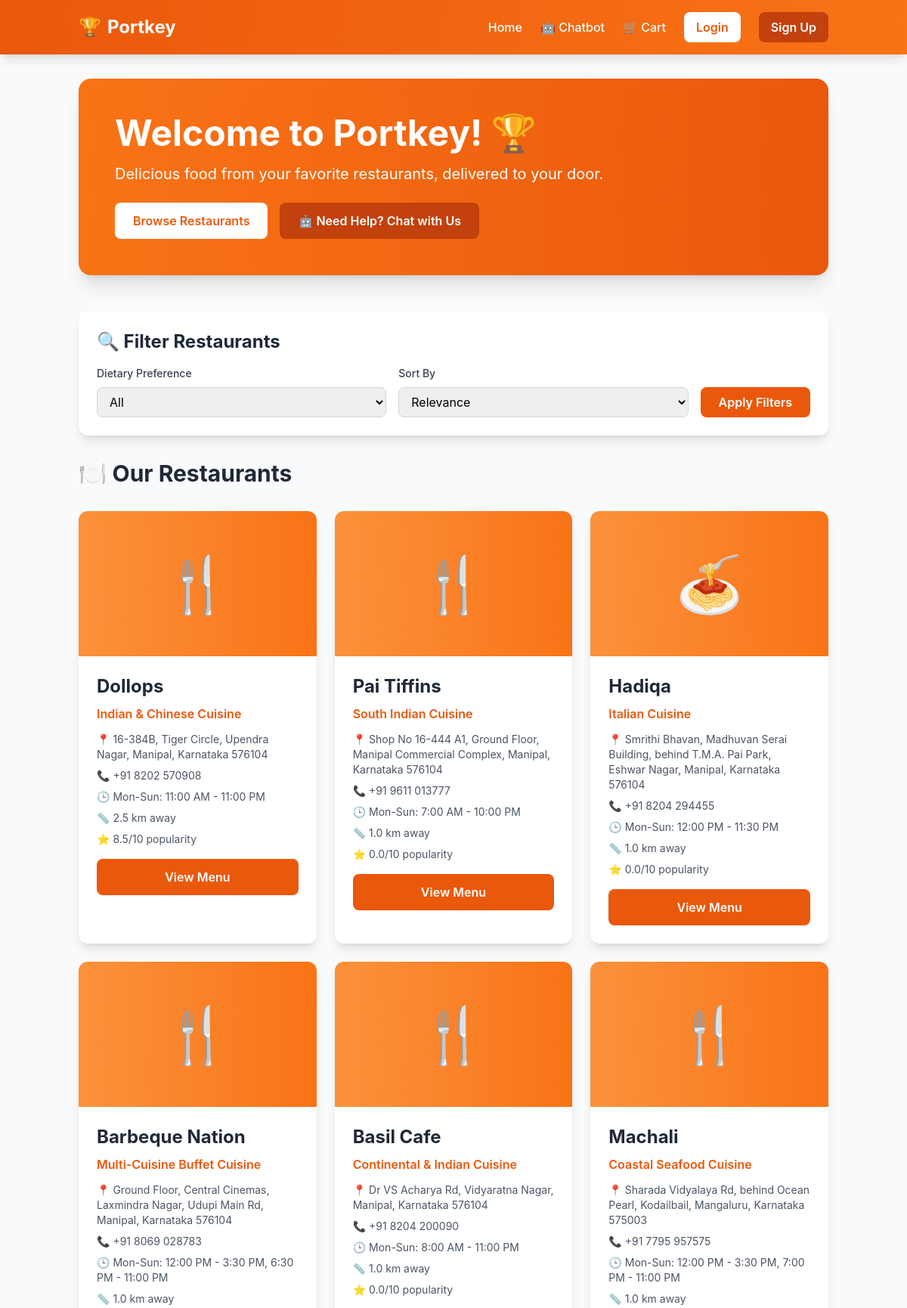
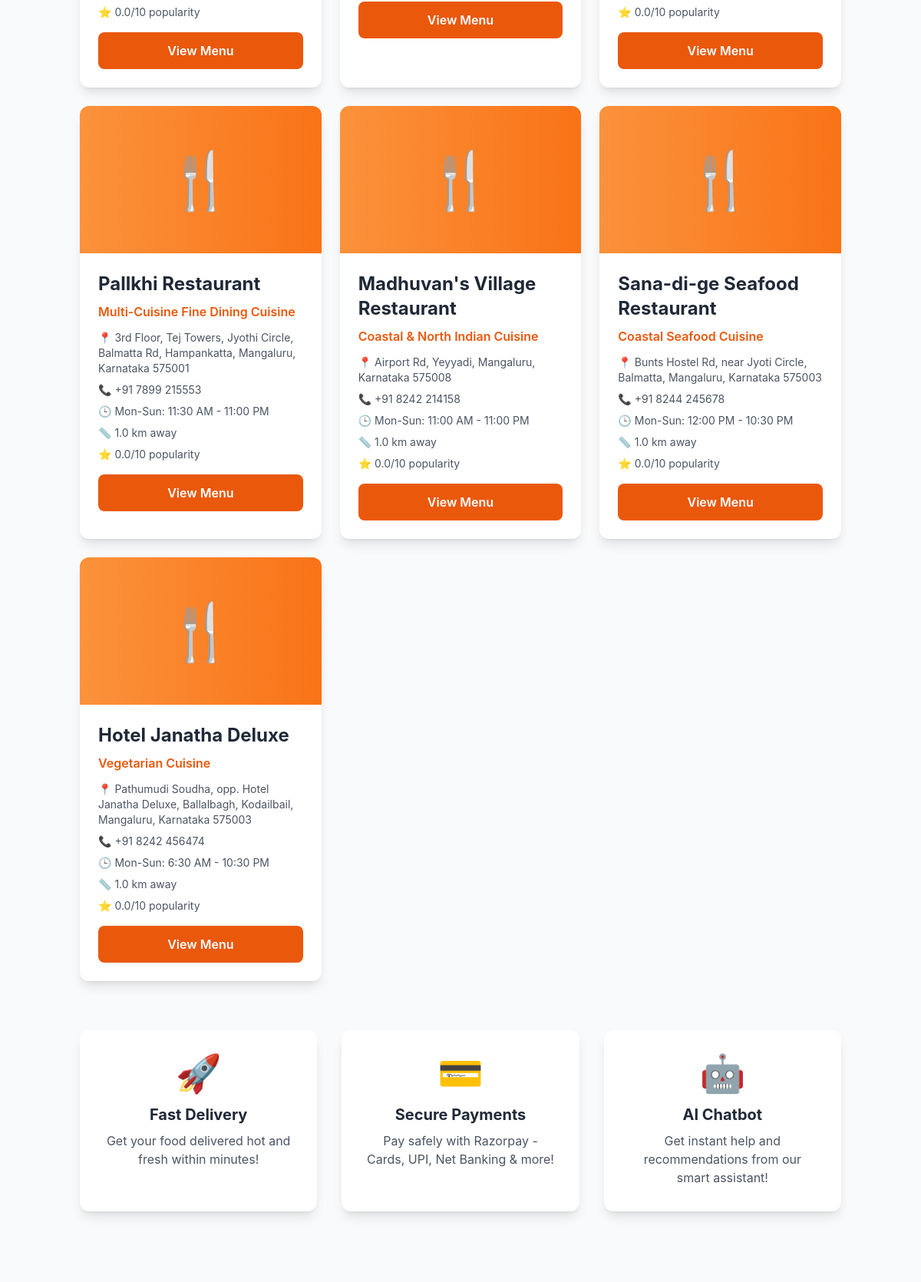
The page / (upper part) on the database its author committed (2 pictures, top to bottom).
### models.py (models this page shows, shortened)
class Restaurant(Base):
    __tablename__ = 'restaurants'
    id = Column(Integer, primary_key=True, autoincrement=True)
    name = Column(String(100), nullable=False, index=True)
    address = Column(String(200), nullable=False)
    contact = Column(String(50), nullable=False)
    operating_hours = Column(String(100), nullable=False)  # e.g., "Mon-Sun: 10AM-10PM"
    cuisine_type = Column(String(50), nullable=False, index=True)  # e.g., "Italian", "Chinese"
    distance_km = Column(Float, nullable=False, default=1.0)  # Distance from user in km
    popularity_score = Column(Float, nullable=False, default=0.0)  # Based on order frequency
    menu_items = relationship("MenuItem", back_populates="restaurant", cascade="all, delete-orphan")

### app.py (the view, shortened to what this page needs)
@app.route('/')
def index():
    db = SessionLocal()
    try:
        diet_filter = request.args.get('diet', '')
        sort_option = request.args.get('sort', 'relevance')
        user = get_current_user()
        query = db.query(Restaurant)
        if user and user.preferred_location:
            if user.preferred_location.lower() == 'manipal':
                query = query.order_by(Restaurant.distance_km.asc())
            elif user.preferred_location.lower() == 'mangalore':
                query = query.order_by(Restaurant.distance_km.asc())
        if diet_filter == 'veg':
            veg_restaurant_ids = db.query(MenuItem.restaurant_id).filter_by(is_vegetarian=True).distinct().subquery()
            query = query.filter(Restaurant.id.in_(veg_restaurant_ids))
        elif diet_filter == 'nonveg':
            nonveg_restaurant_ids = db.query(MenuItem.restaurant_id).filter_by(is_vegetarian=False).distinct().subquery()
            query = query.filter(Restaurant.id.in_(nonveg_restaurant_ids))
        if sort_option == 'popularity':
            query = query.order_by(Restaurant.popularity_score.desc())
        elif sort_option == 'distance_low':
            query = query.order_by(Restaurant.distance_km.asc())
        elif sort_option == 'distance_high':
            query = query.order_by(Restaurant.distance_km.desc())
        else:  # relevance (default)
            query = query.order_by(Restaurant.popularity_score.desc(), Restaurant.distance_km.asc())
        restaurants = query.all()
        cart_count = get_cart_count()
        return render_template('index.html', restaurants=restaurants, cart_count=cart_count, user=user)
    finally:
        db.close()

### app.py (called while the page is built, shortened)
def get_current_user():
    if 'user_id' not in session:
        return None

def get_cart_count():
    session_id = session.get('session_id')
    if not session_id:
        return 0

### templates/index.html (shortened to what this page needs)
{% extends "base.html" %}
{% block content %}
<div class="max-w-7xl mx-auto">
    <div class="bg-gradient-to-r from-orange-500 to-orange-600 rounded-2xl shadow-xl p-12 mb-12 text-white">
        <h1 class="text-5xl font-bold mb-4">Welcome to Portkey! 🏆</h1>
        <p class="text-xl mb-6">Delicious food from your favorite restaurants, delivered to your door.</p>
        <div class="flex space-x-4">
            <a href="#restaurants" class="bg-white text-orange-600 px-6 py-3 rounded-lg font-semibold hover:bg-gray-100 transition">
                Browse Restaurants
            </a>
            <a href="/chatbot-page" class="bg-orange-700 px-6 py-3 rounded-lg font-semibold hover:bg-orange-800 transition">
                🤖 Need Help? Chat with Us
            </a>
        </div>
    </div>
    <div class="bg-white rounded-xl shadow-lg p-6 mb-8">
        <h2 class="text-2xl font-bold text-gray-800 mb-4">🔍 Filter Restaurants</h2>
        <form method="GET" action="/" class="flex flex-wrap gap-4 items-end">
            <div class="flex-1 min-w-0">
                <label class="block text-sm font-medium text-gray-700 mb-2">Dietary Preference</label>
                <select name="diet" class="w-full px-3 py-2 border border-gray-300 rounded-lg focus:outline-none focus:ring-2 focus:ring-orange-500">
                    <option value="">All</option>
                </select>
            </div>
            <div class="flex-1 min-w-0">
                <label class="block text-sm font-medium text-gray-700 mb-2">Sort By</label>
                <select name="sort" class="w-full px-3 py-2 border border-gray-300 rounded-lg focus:outline-none focus:ring-2 focus:ring-orange-500">
                    <option value="relevance" {% if request.args.get('sort') == 'relevance' %}selected{% endif %}>Relevance</option>
                </select>
            </div>
            <div>
                <button type="submit" class="bg-orange-600 text-white px-6 py-2 rounded-lg font-semibold hover:bg-orange-700 transition">
                    Apply Filters
                </button>
            </div>
        </form>
    </div>
    <div id="restaurants">
        <h2 class="text-3xl font-bold text-gray-800 mb-8">🍽️ Our Restaurants</h2>
        {% if restaurants %}
        <div class="grid grid-cols-1 md:grid-cols-2 lg:grid-cols-3 gap-6">
            {% for restaurant in restaurants %}
            <div class="bg-white rounded-xl shadow-lg overflow-hidden hover:shadow-2xl transition transform hover:-translate-y-2">
                <div class="bg-gradient-to-r from-orange-400 to-orange-500 h-48 flex items-center justify-center">
                    <span class="text-7xl">
                        {% if restaurant.cuisine_type == 'Italian' %}🍝
                        {% elif restaurant.cuisine_type == 'Chinese' %}🥡
                        {% elif restaurant.cuisine_type == 'Indian' %}🍛
                        {% elif restaurant.cuisine_type == 'Mexican' %}🌮
                        {% elif restaurant.cuisine_type == 'American' %}🍔
                        {% else %}🍴
                        {% endif %}
                    </span>
                </div>
                <div class="p-6">
                    <h3 class="text-2xl font-bold text-gray-800 mb-2">{{ restaurant.name }}</h3>
                    <p class="text-orange-600 font-semibold mb-3">{{ restaurant.cuisine_type }} Cuisine</p>
                    <div class="text-gray-600 text-sm space-y-2 mb-4">
                        <p>📍 {{ restaurant.address }}</p>
                        <p>📞 {{ restaurant.contact }}</p>
                        <p>🕒 {{ restaurant.operating_hours }}</p>
                        <p>📏 {{ "%.1f"|format(restaurant.distance_km) }} km away</p>
                        <p>⭐ {{ "%.1f"|format(restaurant.popularity_score) }}/10 popularity</p>
                    </div>
                    <a href="/restaurant/{{ restaurant.id }}" class="block w-full bg-orange-600 text-white text-center py-3 rounded-lg font-semibold hover:bg-orange-700 transition">
                        View Menu
                    </a>
                </div>
            </div>
            {% endfor %}
        </div>
        {% else %}
        <div class="bg-yellow-50 border-l-4 border-yellow-500 p-6 rounded-lg">
            <p class="text-yellow-700 font-medium">No restaurants available at the moment. Please check back later!</p>
        </div>
        {% endif %}
    </div>
    <div class="mt-16 grid grid-cols-1 md:grid-cols-3 gap-8">
        <div class="bg-white p-8 rounded-xl shadow-lg text-center">
            <div class="text-5xl mb-4">🚀</div>
            <h3 class="text-xl font-bold text-gray-800 mb-2">Fast Delivery</h3>
            <p class="text-gray-600">Get your food delivered hot and fresh within minutes!</p>
        </div>
        <div class="bg-white p-8 rounded-xl shadow-lg text-center">
            <div class="text-5xl mb-4">💳</div>
            <h3 class="text-xl font-bold text-gray-800 mb-2">Secure Payments</h3>
            <p class="text-gray-600">Pay safely with Razorpay - Cards, UPI, Net Banking & more!</p>
        </div>
        <div class="bg-white p-8 rounded-xl shadow-lg text-center">
            <div class="text-5xl mb-4">🤖</div>
            <h3 class="text-xl font-bold text-gray-800 mb-2">AI Chatbot</h3>
            <p class="text-gray-600">Get instant help and recommendations from our smart assistant!</p>
        </div>
    </div>
</div>
{% endblock %}

### templates/base.html (style rules this page uses)
body { font-family: 'Inter', system-ui, -apple-system, sans-serif; }

### rows shown on the page
Restaurant: name "Dollops", cuisine_type "Indian & Chinese", address "16-384B, Tiger Circle, Upendra Nagar, Manipal, Karnataka 576104", contact "+91 8202 570908", operating_hours "Mon-Sun: 11:00 AM - 11:00 PM", distance_km "2.5", popularity_score "8.5"
Restaurant: name "Pai Tiffins", cuisine_type "South Indian", address "Shop No 16-444 A1, Ground Floor, Manipal Commercial Complex, Manipal, Karnataka 576104", contact "+91 9611 013777", operating_hours "Mon-Sun: 7:00 AM - 10:00 PM", distance_km "1.0", popularity_score "0.0"
Restaurant: name "Hadiqa", cuisine_type "Italian", address "Smrithi Bhavan, Madhuvan Serai Building, behind T.M.A. Pai Park, Eshwar Nagar, Manipal, Karnataka 576104", contact "+91 8204 294455", operating_hours "Mon-Sun: 12:00 PM - 11:30 PM", distance_km "1.0", popularity_score "0.0"
Restaurant: name "Barbeque Nation", cuisine_type "Multi-Cuisine Buffet", address "Ground Floor, Central Cinemas, Laxmindra Nagar, Udupi Main Rd, Manipal, Karnataka 576104", contact "+91 8069 028783", operating_hours "Mon-Sun: 12:00 PM - 3:30 PM, 6:30 PM - 11:00 PM", distance_km "1.0", popularity_score "0.0"
Restaurant: name "Basil Cafe", cuisine_type "Continental & Indian", address "Dr VS Acharya Rd, Vidyaratna Nagar, Manipal, Karnataka 576104", contact "+91 8204 200090", operating_hours "Mon-Sun: 8:00 AM - 11:00 PM", distance_km "1.0", popularity_score "0.0"
Restaurant: name "Machali", cuisine_type "Coastal Seafood", address "Sharada Vidyalaya Rd, behind Ocean Pearl, Kodailbail, Mangaluru, Karnataka 575003", contact "+91 7795 957575", operating_hours "Mon-Sun: 12:00 PM - 3:30 PM, 7:00 PM - 11:00 PM", distance_km "1.0", popularity_score "0.0"
Restaurant: name "Pallkhi Restaurant", cuisine_type "Multi-Cuisine Fine Dining", address "3rd Floor, Tej Towers, Jyothi Circle, Balmatta Rd, Hampankatta, Mangaluru, Karnataka 575001", contact "+91 7899 215553", operating_hours "Mon-Sun: 11:30 AM - 11:00 PM", distance_km "1.0", popularity_score "0.0"
Restaurant: name "Madhuvan's Village Restaurant", cuisine_type "Coastal & North Indian", address "Airport Rd, Yeyyadi, Mangaluru, Karnataka 575008", contact "+91 8242 214158", operating_hours "Mon-Sun: 11:00 AM - 11:00 PM", distance_km "1.0", popularity_score "0.0"
Restaurant: name "Sana-di-ge Seafood Restaurant", cuisine_type "Coastal Seafood", address "Bunts Hostel Rd, near Jyoti Circle, Balmatta, Mangaluru, Karnataka 575003", contact "+91 8244 245678", operating_hours "Mon-Sun: 12:00 PM - 10:30 PM", distance_km "1.0", popularity_score "0.0"
Restaurant: name "Hotel Janatha Deluxe", cuisine_type "Vegetarian", address "Pathumudi Soudha, opp. Hotel Janatha Deluxe, Ballalbagh, Kodailbail, Mangaluru, Karnataka 575003", contact "+91 8242 456474", operating_hours "Mon-Sun: 6:30 AM - 10:30 PM", distance_km "1.0", popularity_score "0.0"
